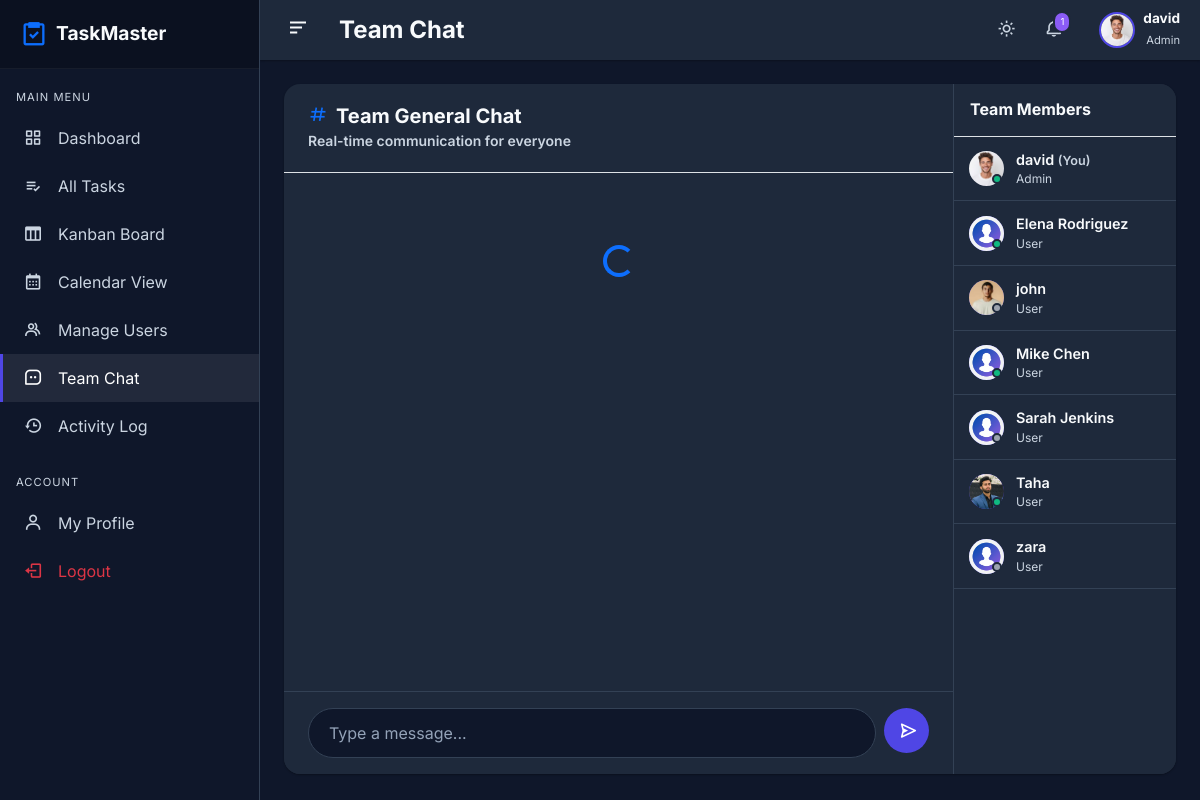
Page /chat/index.php (signed in) on the committed database.
### tables this page shows
CREATE TABLE `users` (
  `id` int(11) NOT NULL AUTO_INCREMENT,
  `full_name` varchar(100) NOT NULL,
  `username` varchar(50) NOT NULL,
  `email` varchar(100) NOT NULL,
  `password` varchar(255) NOT NULL,
  `role` enum('admin','user') NOT NULL DEFAULT 'user',
  `profile_picture` varchar(255) DEFAULT NULL,
  `bio` text DEFAULT NULL,
  `phone` varchar(20) DEFAULT NULL,
  `status` enum('active','inactive','banned') NOT NULL DEFAULT 'active',
  `remember_token` varchar(100) DEFAULT NULL,
  `last_login` datetime DEFAULT NULL,
  `created_at` timestamp NOT NULL DEFAULT current_timestamp(),
  PRIMARY KEY (`id`),
  UNIQUE KEY `username` (`username`),
  UNIQUE KEY `email` (`email`)
);

### includes/functions.php (called while the page is built, shortened)
<?php
function is_logged_in() {
    return isset($_SESSION['user_id']);
}
function is_admin() {
    return isset($_SESSION['user_role']) && $_SESSION['user_role'] === 'admin';
}
function get_current_user_data($pdo) {
    $stmt = $pdo->prepare("SELECT * FROM users WHERE id = ?");
    $stmt->execute([$_SESSION['user_id']]);
    return $stmt->fetch();
}
function get_profile_picture($path) {
    if (empty($path) || !file_exists(__DIR__ . '/../' . $path)) {
        return 'assets/images/default-avatar.png';
    }
    return $path;
}
?>

### chat/index.php (the view, shortened to what this page needs)
<?php
require_once __DIR__ . '/../config/database.php';
$current_page = 'chat';
$stmt = $pdo->prepare("SELECT id, full_name, profile_picture, role FROM users WHERE status = 'active' ORDER BY full_name ASC");
$stmt->execute();
$allUsers = $stmt->fetchAll();
?>
<?php include __DIR__ . '/../includes/header.php'; ?>
<?php include __DIR__ . '/../includes/sidebar.php'; ?>
<div class="main-content">
    <?php include __DIR__ . '/../includes/navbar.php'; ?>
    <div class="container-fluid p-4">
        <div class="card-premium border-0 overflow-hidden" data-aos="fade-up">
            <div class="row g-0 chat-container">
                <div class="col-lg-9 col-md-8 d-flex flex-column h-100">
                    <div class="card-header-premium border-bottom d-flex align-items-center">
                        <div>
                            <h5 class="mb-0 fw-bold"><i class='bx bx-hash text-primary me-2'></i>Team General Chat</h5>
                            <small class="text-muted">Real-time communication for everyone</small>
                        </div>
                    </div>
                    <div class="chat-messages" id="chatMessages">
                        <div class="text-center py-5">
                            <div class="spinner-border text-primary" role="status">
                            </div>
                        </div>
                    </div>
                    <div class="chat-input-area">
                        <form id="chatForm" class="d-flex w-100 gap-2 m-0" onsubmit="sendMessage(event)">
                            <input type="text" id="messageInput" class="chat-input" placeholder="Type a message..." required autocomplete="off">
                            <button type="submit" class="btn-send" id="sendBtn">
                                <i class='bx bx-send'></i>
                            </button>
                        </form>
                    </div>
                </div>
                <div class="col-lg-3 col-md-4 d-none d-md-block h-100">
                    <div class="users-sidebar">
                        <div class="p-3 border-bottom">
                            <h6 class="mb-0 fw-bold">Team Members</h6>
                        </div>
                        <?php foreach($allUsers as $u): ?>
                        <div class="user-item">
                            <div class="avatar-wrapper">
                                <img src="/demo/<?php echo htmlspecialchars(get_profile_picture($u['profile_picture'])); ?>" class="chat-avatar object-fit-cover" style="margin:0; width:35px; height:35px;">
                                <div class="status-dot <?php echo (rand(0,10) > 2) ? '' : 'offline'; ?>"></div>
                            </div>
                            <div>
                                <div class="user-name"><?php echo htmlspecialchars($u['full_name']); ?> <?php if($u['id'] == $_SESSION['user_id']) echo '<small class="text-muted">(You)</small>'; ?></div>
                                <div class="user-role text-capitalize"><?php echo htmlspecialchars($u['role']); ?></div>
                            </div>
                        </div>
                        <?php endforeach; ?>
                    </div>
                </div>
            </div>
        </div>
    </div>
</div>
<?php include __DIR__ . '/../includes/footer.php'; ?>

### includes/header.php (shortened to what this page needs)
<!DOCTYPE html>
<html lang="en">
<head>
    <link href="https://cdn.jsdelivr.net/npm/bootstrap@5.3.0/dist/css/bootstrap.min.css" rel="stylesheet">
    <link rel="stylesheet" href="https://cdnjs.cloudflare.com/ajax/libs/font-awesome/6.4.0/css/all.min.css">
    <link href='https://unpkg.com/boxicons@2.1.4/css/boxicons.min.css' rel='stylesheet'>
    <link href="https://unpkg.com/aos@2.3.1/dist/aos.css" rel="stylesheet">
    <link rel="stylesheet" type="text/css" href="https://cdn.jsdelivr.net/npm/toastify-js/src/toastify.min.css">
    <link rel="stylesheet" href="https://cdn.jsdelivr.net/npm/sweetalert2@11.7.12/dist/sweetalert2.min.css">
    <link href='https://cdn.jsdelivr.net/npm/fullcalendar@5.11.3/main.min.css' rel='stylesheet' />
    <link rel="stylesheet" href="/demo/assets/css/style.css?v=<?php echo time(); ?>">
    <link rel="stylesheet" href="/demo/assets/css/darkmode.css?v=<?php echo time(); ?>">
</head>
<body class="page-transition">
    <?php if(isset($_SESSION['user_id'])): ?>
    <div class="wrapper d-flex">
    <?php endif; ?>

### includes/sidebar.php (shortened to what this page needs)
<nav id="sidebar" class="sidebar">
    <div class="sidebar-header">
        <i class='bx bx-task text-primary me-2 fs-3'></i>
        <h3>TaskMaster</h3>
    </div>
    <ul class="list-unstyled components">
        <li class="px-3 mb-2 text-uppercase text-muted" style="font-size: 0.7rem; letter-spacing: 1px;">
            <span class="link-text">Main Menu</span>
        </li>
        <?php if(is_admin()): ?>
            <li class="<?php echo ($current_page == 'dashboard.php') ? 'active' : ''; ?>">
                <a href="/demo/admin/dashboard.php">
                    <i class='bx bx-grid-alt'></i>
                    <span class="link-text">Dashboard</span>
                </a>
            </li>
            <li class="<?php echo ($current_page == 'tasks.php') ? 'active' : ''; ?>">
                <a href="/demo/admin/tasks.php">
                    <i class='bx bx-list-check'></i>
                    <span class="link-text">All Tasks</span>
                </a>
            </li>
            <li class="<?php echo ($current_page == 'kanban.php') ? 'active' : ''; ?>">
                <a href="/demo/admin/kanban.php">
                    <i class='bx bx-columns'></i>
                    <span class="link-text">Kanban Board</span>
                </a>
            </li>
            <li class="<?php echo ($current_page == 'calendar.php') ? 'active' : ''; ?>">
                <a href="/demo/admin/calendar.php">
                    <i class='bx bx-calendar'></i>
                    <span class="link-text">Calendar View</span>
                </a>
            </li>
            <li class="<?php echo ($current_page == 'users.php') ? 'active' : ''; ?>">
                <a href="/demo/admin/users.php">
                    <i class='bx bx-group'></i>
                    <span class="link-text">Manage Users</span>
                </a>
            </li>
            <li class="<?php echo ($current_page == 'chat') ? 'active' : ''; ?>">
                <a href="/demo/chat/">
                    <i class='bx bx-message-square-dots'></i>
                    <span class="link-text">Team Chat</span>
                </a>
            </li>
            <li class="<?php echo ($current_page == 'activity_log.php') ? 'active' : ''; ?>">
                <a href="/demo/admin/activity_log.php">
                    <i class='bx bx-history'></i>
                    <span class="link-text">Activity Log</span>
                </a>
            </li>
        <?php endif; ?>
        <li class="px-3 mt-4 mb-2 text-uppercase text-muted" style="font-size: 0.7rem; letter-spacing: 1px;">
            <span class="link-text">Account</span>
        </li>
        <li class="<?php echo ($current_page == 'profile.php') ? 'active' : ''; ?>">
            <a href="/demo/user/profile.php">
                <i class='bx bx-user'></i>
                <span class="link-text">My Profile</span>
            </a>
        </li>
        <li>
            <a href="/demo/auth/logout.php" class="text-danger">
                <i class='bx bx-log-out'></i>
                <span class="link-text">Logout</span>
            </a>
        </li>
    </ul>
</nav>

### includes/navbar.php (shortened to what this page needs)
<?php
$currentUser = get_current_user_data($pdo);
$pageTitles = [
    'dashboard.php' => 'Dashboard',
    'tasks.php' => 'Task Management',
    'kanban.php' => 'Kanban Board',
    'calendar.php' => 'Calendar View',
    'users.php' => 'User Management',
    'activity_log.php' => 'Activity History',
    'chat' => 'Team Chat',
    'my_tasks.php' => 'My Assigned Tasks',
    'profile.php' => 'My Profile'
];
$title = $pageTitles[$current_page] ?? 'Dashboard';
$userId = $_SESSION['user_id'];
$notifCountStmt = $pdo->prepare("SELECT COUNT(*) FROM notifications WHERE user_id = ? AND is_read = 0");
$notifCountStmt->execute([$userId]);
$unreadCount = $notifCountStmt->fetchColumn();
?>
<nav class="top-navbar">
    <div class="navbar-left">
        <button type="button" id="sidebarCollapse" title="Toggle Sidebar">
            <i class='bx bx-menu-alt-left'></i>
        </button>
        <h4 class="mb-0 ms-2 fw-bold d-none d-md-block"><?php echo htmlspecialchars($title); ?></h4>
    </div>
    <div class="navbar-right">
        <div class="nav-icon-btn me-2" id="theme-toggle" data-bs-toggle="tooltip" data-bs-placement="bottom" title="Toggle Dark Mode">
            <i class='bx bx-moon'></i>
        </div>
        <div class="nav-icon-btn me-3 position-relative dropdown" data-bs-toggle="tooltip" data-bs-placement="bottom" title="Notifications">
            <div data-bs-toggle="dropdown" aria-expanded="false" style="cursor: pointer;" id="bellIcon">
                <?php if($unreadCount > 0): ?>
                    <span class="notification-badge" id="notifBadge"><?php echo $unreadCount; ?></span>
                <?php endif; ?>
            </div>
        </div>
        <div class="dropdown">
            <div class="d-flex align-items-center" style="cursor: pointer;" data-bs-toggle="dropdown" aria-expanded="false">
                <img src="/demo/<?php echo htmlspecialchars(get_profile_picture($currentUser['profile_picture'] ?? '')); ?>" alt="Profile" class="rounded-circle zoom-hover object-fit-cover" width="36" height="36" style="border: 2px solid var(--primary-color);">
                <div class="ms-2 d-none d-sm-block text-end">
                    <p class="mb-0 fw-bold" style="font-size: 0.85rem; line-height: 1.2;"><?php echo htmlspecialchars($currentUser['full_name'] ?? 'User'); ?></p>
                    <small class="text-muted" style="font-size: 0.7rem;"><?php echo htmlspecialchars(ucfirst($currentUser['role'] ?? 'user')); ?></small>
                </div>
            </div>
        </div>
    </div>
</nav>

### includes/footer.php (shortened to what this page needs)
    <?php if(isset($_SESSION['user_id'])): ?>
    </div>
    <?php endif; ?>
</body>
</html>

### assets/css/style.css (style rules this page uses)
:root { --primary-color: #4F46E5; --primary-hover: #4338CA; --secondary-color: #10B981; --accent-color: #8B5CF6; --dark-color: #111827; --light-color: #F3F4F6; --bg-color: #F9FAFB; --card-bg: #FFFFFF; --text-main: #1F2937; --text-muted: #6B7280; --border-color: #E5E7EB; --gradient-primary: linear-gradient(135deg, #4F46E5 0%, #8B5CF6 100%); --gradient-sidebar: linear-gradient(180deg, #111827 0%, #1F2937 100%); --shadow-sm: 0 1px 2px 0 rgba(0, 0, 0, 0.05); --shadow-md: 0 4px 6px -1px rgba(0, 0, 0, 0.1), 0 2px 4px -1px rgba(0, 0, 0, 0.06); --shadow-lg: 0 10px 15px -3px rgba(0, 0, 0, 0.1), 0 4px 6px -2px rgba(0, 0, 0, 0.05); --shadow-glow: 0 0 15px rgba(79, 70, 229, 0.3); --radius-md: 0.5rem; --radius-lg: 1rem; --radius-xl: 1.5rem; --transition-fast: 0.15s ease-in-out; --transition-normal: 0.3s ease-in-out; }
body { font-family: 'Inter', sans-serif; background-color: var(--bg-color); color: var(--text-main); overflow-x: hidden; }
.page-transition { animation: fadeIn 0.5s ease-in-out; }
.wrapper { width: 100%; min-height: 100vh; }
.main-content { flex: 1; min-width: 0; transition: all var(--transition-normal); display: flex; flex-direction: column; }
#sidebar { min-width: 260px; max-width: 260px; background: var(--gradient-sidebar); color: #fff; transition: all var(--transition-normal); height: 100vh; position: sticky; top: 0; z-index: 1000; overflow-y: auto; }
#sidebar .sidebar-header { padding: 20px; background: rgba(0, 0, 0, 0.1); display: flex; align-items: center; border-bottom: 1px solid rgba(255,255,255,0.05); }
#sidebar .sidebar-header h3 { margin: 0; font-weight: 700; font-size: 1.2rem; transition: opacity var(--transition-fast); }
#sidebar ul.components { padding: 20px 0; }
#sidebar ul li a { padding: 12px 20px; font-size: 1rem; display: flex; align-items: center; color: rgba(255, 255, 255, 0.7); text-decoration: none; transition: all var(--transition-fast); border-left: 3px solid transparent; }
#sidebar ul li a i { font-size: 1.2rem; margin-right: 15px; min-width: 20px; text-align: center; transition: transform var(--transition-fast); }
#sidebar ul li a:hover, #sidebar ul li.active > a { color: #fff; background: rgba(255, 255, 255, 0.05); border-left-color: var(--primary-color); }
.top-navbar { background: var(--card-bg); box-shadow: var(--shadow-sm); padding: 10px 20px; display: flex; justify-content: space-between; align-items: center; position: sticky; top: 0; z-index: 999; }
.navbar-left { display: flex; align-items: center; gap: 15px; }
#sidebarCollapse { background: transparent; border: none; color: var(--text-main); font-size: 1.5rem; cursor: pointer; transition: color var(--transition-fast); }
.navbar-right { display: flex; align-items: center; gap: 20px; }
.nav-icon-btn { position: relative; color: var(--text-muted); font-size: 1.2rem; cursor: pointer; transition: color var(--transition-fast); }
.notification-badge { position: absolute; top: -5px; right: -8px; background: var(--accent-color); color: white; font-size: 0.6rem; padding: 2px 5px; border-radius: 10px; border: 2px solid var(--card-bg); }
.card-premium { background: var(--card-bg); border: none; border-radius: var(--radius-lg); box-shadow: var(--shadow-sm); transition: transform var(--transition-normal), box-shadow var(--transition-normal); overflow: hidden; }
.card-header-premium { background: transparent; border-bottom: 1px solid var(--border-color); padding: 1.25rem 1.5rem; font-weight: 600; }

### rows in the picture
users: profile_picture (picture), full_name "david", role "Admin", shows "(You)"
users: full_name "Elena Rodriguez", role "User"
users: profile_picture (picture), full_name "john", role "User"
users: full_name "Mike Chen", role "User"
users: full_name "Sarah Jenkins", role "User"
users: profile_picture (picture), full_name "Taha", role "User"
users: full_name "zara", role "User"

### other values in the picture
$title "Team Chat"
$unreadCount "1"
